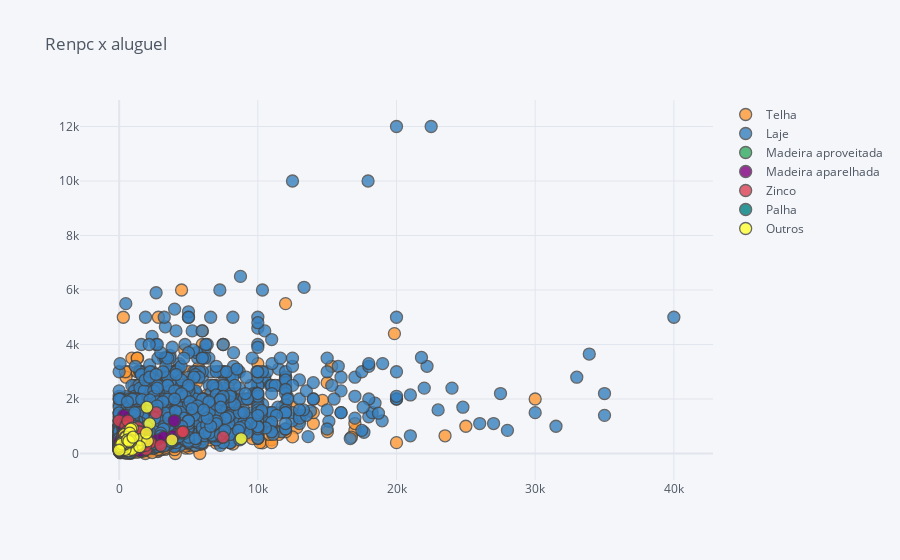

Notebook cell for this chart:
### Code cell
dataset.iplot(x='rendapc',
             y='aluguel',
             categories='material_telhado',
             title='Renpc x aluguel')

### Figure 1 — Plotly figure (JSON) as saved in the notebook; plotly's stock layout.template omitted (floating-point values rounded to 4 significant figures; data arrays with more than 128 entries replaced by an {"elided": "..."} marker saying what was removed)
{"data": [{"marker": {"color": "rgba(255, 153, 51, 1.0)", "line": {"width": 1.3}, "opacity": 0.8, "size": 12, "symbol": "circle"}, "mode": "markers", "name": "Telha", "textfont": {"color": "#4D5663"}, "type": "scatter", "x": {"elided": "13681 int values"}, "y": {"elided": "13681 int values"}}, {"marker": {"color": "rgba(55, 128, 191, 1.0)", "line": {"width": 1.3}, "opacity": 0.8, "size": 12, "symbol": "circle"}, "mode": "markers", "name": "Laje", "textfont": {"color": "#4D5663"}, "type": "scatter", "x": {"elided": "6350 int values"}, "y": {"elided": "6350 int values"}}, {"marker": {"color": "rgba(50, 171, 96, 1.0)", "line": {"width": 1.3}, "opacity": 0.8, "size": 12, "symbol": "circle"}, "mode": "markers", "name": "Madeira aproveitada", "textfont": {"color": "#4D5663"}, "type": "scatter", "x": [333, 666, 486], "y": [250, 600, 270]}, {"marker": {"color": "rgba(128, 0, 128, 1.0)", "line": {"width": 1.3}, "opacity": 0.8, "size": 12, "symbol": "circle"}, "mode": "markers", "name": "Madeira aparelhada", "textfont": {"color": "#4D5663"}, "type": "scatter", "x": [350, 328, 66, 800, 1500, 1020, 496, 1035, 542, 29, 792, 315, 560, 437, 3975, 50, 2750, 1090, 253, 508, 1050, 1000, 733, 550, 625, 1000, 1160, 17, 619, 525, 1500, 1150, 800, 394, 1070, 775, 1000, 1132, 1166, 683, 1600, 62, 900, 521, 1147, 1144, 575, 1866, 394, 625, 1100, 325, 944, 1925, 2000, 283, 630, 3200, 512, 1500, 548, 1000, 788, 3940, 315, 836, 432], "y": [500, 300, 100, 200, 100, 180, 442, 180, 200, 150, 300, 250, 400, 300, 1200, 350, 500, 393, 270, 450, 370, 540, 300, 400, 550, 400, 680, 450, 120, 800, 710, 450, 370, 300, 750, 450, 600, 660, 650, 450, 400, 150, 700, 463, 800, 200, 310, 500, 550, 500, 200, 1400, 600, 600, 800, 1000, 1000, 600, 650, 100, 150, 500, 220, 650, 450, 500, 600]}, {"marker": {"color": "rgba(219, 64, 82, 1.0)", "line": {"width": 1.3}, "opacity": 0.8, "size": 12, "symbol": "circle"}, "mode": "markers", "name": "Zinco", "textfont": {"color": "#4D5663"}, "type": "scatter", "x": {"elided": "178 int values"}, "y": {"elided": "178 int values"}}, {"marker": {"color": "rgba(0, 128, 128, 1.0)", "line": {"width": 1.3}, "opacity": 0.8, "size": 12, "symbol": "circle"}, "mode": "markers", "name": "Palha", "textfont": {"color": "#4D5663"}, "type": "scatter", "x": [350, 1075], "y": [150, 550]}, {"marker": {"color": "rgba(255, 255, 51, 1.0)", "line": {"width": 1.3}, "opacity": 0.8, "size": 12, "symbol": "circle"}, "mode": "markers", "name": "Outros", "textfont": {"color": "#4D5663"}, "type": "scatter", "x": [2000, 264, 1014, 8800, 555, 375, 1258, 411, 362, 1340, 400, 890, 1000, 197, 625, 950, 91, 550, 430, 2200, 833, 734, 133, 662, 925, 912, 600, 500, 1537, 2045, 357, 428, 1480, 416, 333, 50, 762, 100, 197, 845, 500, 800, 180, 600, 1965, 0, 3800, 700, 1000], "y": [1700, 180, 200, 550, 400, 700, 350, 400, 362, 340, 300, 550, 400, 400, 450, 933, 250, 430, 600, 1100, 900, 400, 300, 100, 150, 550, 350, 600, 515, 460, 250, 150, 250, 350, 350, 250, 750, 300, 400, 450, 450, 500, 350, 500, 750, 120, 500, 450, 600]}], "layout": {"legend": {"bgcolor": "#F5F6F9", "font": {"color": "#4D5663"}}, "paper_bgcolor": "#F5F6F9", "plot_bgcolor": "#F5F6F9", "title": {"font": {"color": "#4D5663"}, "text": "Renpc x aluguel"}, "xaxis": {"gridcolor": "#E1E5ED", "showgrid": true, "tickfont": {"color": "#4D5663"}, "title": {"font": {"color": "#4D5663"}, "text": ""}, "zerolinecolor": "#E1E5ED"}, "yaxis": {"gridcolor": "#E1E5ED", "showgrid": true, "tickfont": {"color": "#4D5663"}, "title": {"font": {"color": "#4D5663"}, "text": ""}, "zerolinecolor": "#E1E5ED"}}}
